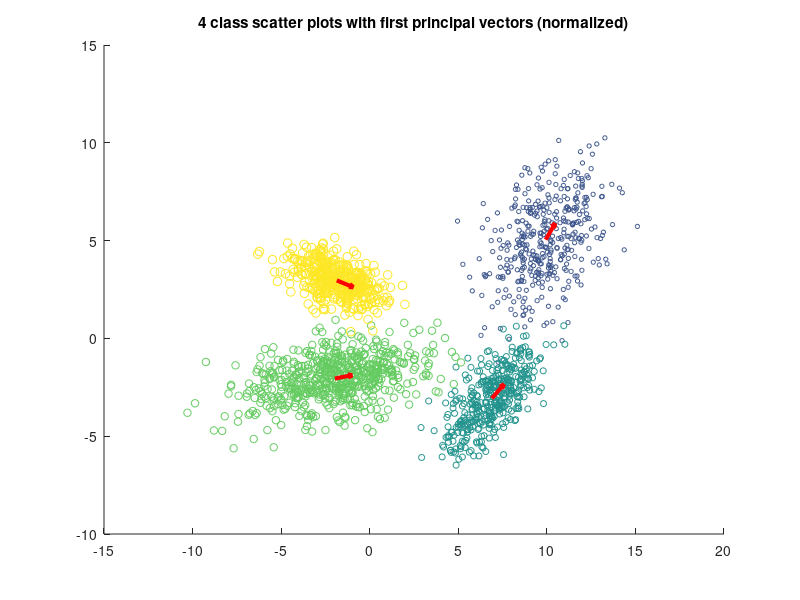

Recreate this plot in MATLAB.
# Ethan Vizitei
# CS 7720

# Mini Project 1
# a) Givenafour-classdataset1,
# compute the mean and covariance for each class
load data/data_class4.mat
cls1 = Data{1}
cls2 = Data{2}
cls3 = Data{3}
cls4 = Data{4}

len1 = columns(cls1)
len2 = columns(cls2)
len3 = columns(cls3)
len4 = columns(cls4)

mean1 = sum(cls1, 2) / len1
mean2 = sum(cls2, 2) / len2
mean3 = sum(cls3, 2) / len3
mean4 = sum(cls4, 2) / len4

function cov_mat = two_var_cov (data_arr)
  len = columns(data_arr)
  mn = sum(data_arr, 2) / len
  cv_11 = sum((data_arr(1, :) - mn(1)).^ 2, 2)/ len
  cv_12 = sum((data_arr(1, :) - mn(1)).* (data_arr(2, :) - mn(2)), 2)/ len
  cv_22 = sum((data_arr(2, :) - mn(2)).^ 2, 2)/ len
  cov_mat = [cv_11, cv_12; cv_12, cv_22]
endfunction

cov1 = two_var_cov(cls1)
cov2 = two_var_cov(cls2)
cov3 = two_var_cov(cls3)
cov4 = two_var_cov(cls4)

# Compare the covariance you obtainedwith the one obtained
# with the Matlab built-in function'cov'.
# Did you obtain the same results?
# ---
# NO, because of floating point precision issues.
# roundoff and other factors common to numerical
# computing are preventing us from obtaining the
# precise same answer, but they are very close.


# b) Compute eigenvectors and eigenvalues for each class
function eigencells = compute_eigendecomposition (covar_matrix)
  # solve Av = kv where l is some eigenvalue.  v is the eigenvector
  #    so Av - kv = 0, and Av - kIv = 0 (I is identity)
  #    => (A - kI)v = 0
  #  for v to be non-zero, the determinant of (A - kI) must be 0
  #    so det(A - kI) = 0
  #       and (A - kI) is
  #    [ a-k b
  #      c   d-k ]
  #    and therefore
  #     (a-k) * (d-k) - bc = 0
  #    => ad - ak - dk + k^2 - bc = 0
  #    => k^2 - (a-d)k + (ad - bc) = 0
  a = covar_matrix(1,1)
  b = covar_matrix(1,2)
  c = covar_matrix(2,1)
  d = covar_matrix(2,2)
  #    Can be addressed via quadratic equation:
  #       (-b +/- sqrt(b^2 - 4ac)) / 2a
  qa = 1
  qb = (a+d) * -1
  qc = (a*d) - (b*c)
  qsqrt = sqrt((qb*qb) - (4*qa*qc))
  eigenval_1 = ((qb*-1) + qsqrt) / (2*qa)
  eigenval_2 = ((qb*-1) - qsqrt) / (2*qa)
  #    This is a quadratic equation and therefore has 2 solutions for k
  #    Each vector can be solved by
  #      (A - K[i]*I)v = 0
  characteristic_1 = covar_matrix - (eigenval_1 * eye(2))
  characteristic_2 = covar_matrix - (eigenval_2 * eye(2))
  #    This means that v is in the NULL SPACE of (A - kI)
  #       B = (A - K[i]*I) => Bv = 0
  #    So B11*v1 + B12*v2 = 0
  #       B21*v1 + B22*v2 = 0
  #    This is a homogeneous equation which has infinite solutions,
  #      so just set a value and solve for the other
  #      B11*v1 = -1*B12*v2
  #    v1 = 1
  #     B11 + B12*v2 = 0
  #     B21 + B22*v2 = 0
  #    Rewrite to remove the 0:
  #     B12*v2 = -B11
  #    => v2 = -B11 / B12
  vec_1_2 = (-1*characteristic_1(1,1)) / characteristic_1(1,2)
  vec_2_2 = (-1*characteristic_2(1,1)) / characteristic_2(1,2)
  vec_1 = [1; vec_1_2]
  vec_2 = [1; vec_2_2]
  #    Eigenvectors are all of unit length, so normalize by dividing by their norm
  #     e1 = [ 1 (-B11 / B12)] / ||[ 1 (-B11 / B12)]||
  e_vec_1 = vec_1 / sqrt(dot(vec_1, vec_1))
  e_vec_2 = vec_2 / sqrt(dot(vec_2, vec_2))
  eigencells = { e_vec_1, e_vec_2, eigenval_1, eigenval_2 }
endfunction

eigen_class_1 = compute_eigendecomposition(cov1)
eigen_class_2 = compute_eigendecomposition(cov2)
eigen_class_3 = compute_eigendecomposition(cov3)
eigen_class_4 = compute_eigendecomposition(cov4)

x1_vals = [ cls1(1, :) cls2(1, :) cls3(1, :) cls4(1, :) ]
x2_vals = [ cls1(2, :) cls2(2, :) cls3(2, :) cls4(2, :) ]
v1 = cls1(1, :)
v2 = cls2(1, :)
v3 = cls3(1, :)
v4 = cls4(1, :)
v1(:) = 10
v2(:) = 20
v3(:) = 30
v4(:) = 40
color_vals = [ v1 v2 v3 v4 ]
xs=[mean1(1) mean2(1) mean3(1) mean4(1)]
ys=[mean1(2) mean2(2) mean3(2) mean4(2)]
u= [eigen_class_1{1}(1) eigen_class_2{1}(1) eigen_class_3{1}(1) eigen_class_4{1}(1)]
v= [eigen_class_1{1}(2) eigen_class_2{1}(2) eigen_class_3{1}(2) eigen_class_4{1}(2)]
vecColor = 'r'
headSize = 0.15
vecWidth = 3
# use for size and color
scatter(x1_vals, x2_vals, color_vals, color_vals)
title ("4 class scatter plots with first principal vectors (normalized)");
hold on
k=1;
h=quiver(xs(k),ys(k),u(k),v(k), 0,vecColor);
set (h, "maxheadsize", headSize);
set (h, "linewidth", vecWidth)
k=2;
h=quiver(xs(k),ys(k),u(k),v(k), 0,vecColor);
set (h, "maxheadsize", headSize);
set (h, "linewidth", vecWidth)
k=3;
h=quiver(xs(k),ys(k),u(k),v(k), 0,vecColor);
set (h, "maxheadsize", headSize);
set (h, "linewidth", vecWidth)
k=4;
h=quiver(xs(k),ys(k),u(k),v(k), 0,vecColor);
set (h, "maxheadsize", headSize);
set (h, "linewidth", vecWidth)
hold off
